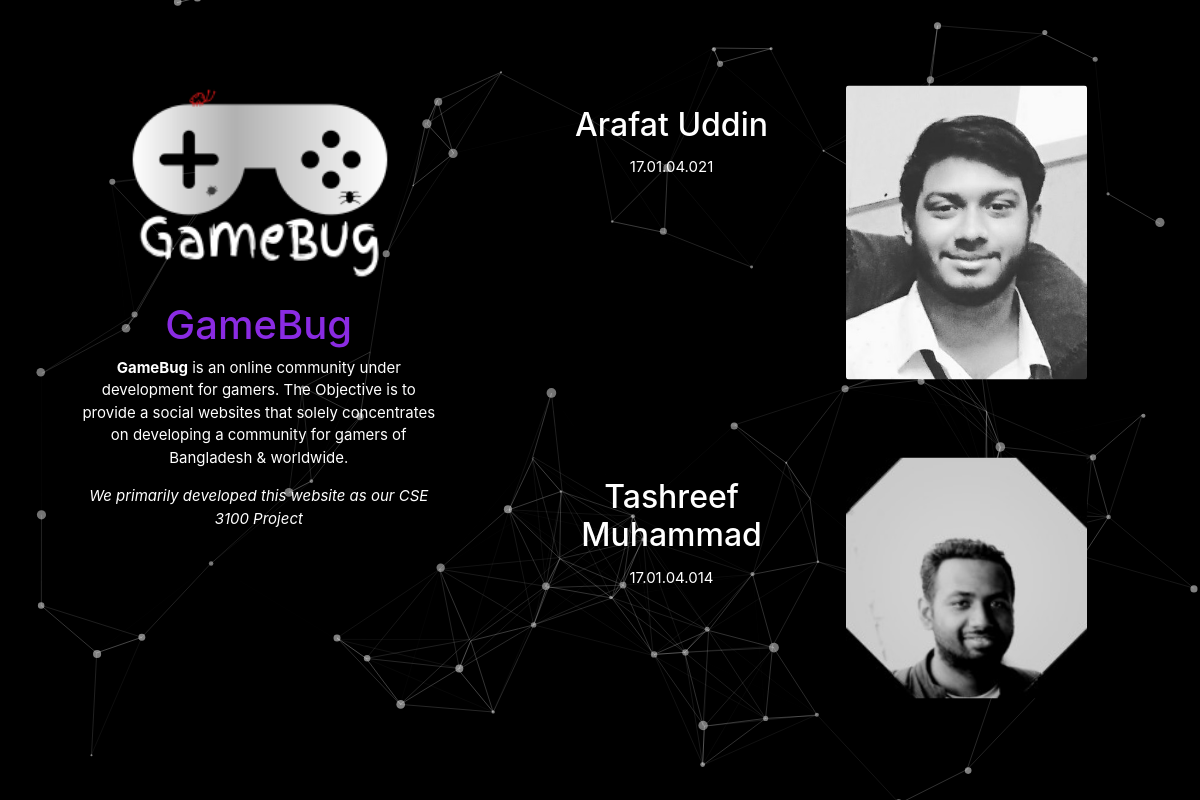
Page /AboutUs.php on the committed database.
### tables this page shows
CREATE TABLE `info` (
  `GBLogo` varchar(255) NOT NULL,
  `Des` text NOT NULL,
  `Name1` varchar(255) NOT NULL,
  `Id1` varchar(255) NOT NULL,
  `Img1` varchar(255) NOT NULL,
  `Name2` varchar(255) NOT NULL,
  `Id2` varchar(255) NOT NULL,
  `Img2` varchar(255) NOT NULL
);

### AboutUs.php (the view, shortened to what this page needs)
<?php
    $connect = mysqli_connect("localhost","root","","gamebugs");
	$que2='Select * from info';
    $res3=mysqli_query($connect,$que2);
    if($res3){
        $info=mysqli_fetch_assoc($res3);
    }
?>
<!DOCTYPE html>
<html lang="en">
<head>
    <link rel="stylesheet" href="css/bootstrap.min.css" />
    <link rel="stylesheet" href="css/main.css" />
    <link rel="stylesheet" media="screen" href="css/style.css">
</head>
<body id="particles-js">
    <div class="container">
        <div class="row">
            <div class="col-md-5">
                <div class="card mb-3" style="max-width: 100%;">
                    <div class="row no-gutters">
                        <div class="col-md-12">
                            <a href="homepage.php"><img src="<?php echo $info['GBLogo'] ?>" class="card-img" alt="..."></a>
                        </div>
                        <div class="col-md-12">
                            <div class="card-body">
                                <h5 style="color:blueviolet;font-weight-bold; font-size:40px">GameBug</h5>
                                <p class="card-text">
                                    <?php echo $info['Des'] ?>
                            </div>
                        </div>
                    </div>
                </div>
            </div>
            <div class="col-md-7">
                <div class="card mb-3" style="max-width: 100%;">
                    <div class="row no-gutters">
                        <div class="col-md-5">
                            <div class="card-body">
                                <h2 class="card-title"><?php echo $info['Name1'] ?></h2>
                                <p class="card-text"><?php echo $info['Id1'] ?></p>
                            </div>
                        </div>
                        <div class="col-md-7">
                            <img src="<?php echo $info['Img1'] ?>" class="card-img" alt="...">
                        </div>
                    </div>
                </div>
                <div class="card mb-3" style="max-width: 100%;">
                    <div class="row no-gutters">
                        <div class="col-md-5">
                            <div class="card-body">
                                <h2 class="card-title"><?php echo $info['Name2'] ?></h2>
                                <p class="card-text"><?php echo $info['Id2'] ?></p>
                            </div>
                        </div>
                        <div class="col-md-7">
                            <img src="<?php echo $info['Img2'] ?>" class="card-img" alt="...">
                        </div>
                    </div>
                </div>
            </div>
        </div>
    </div>
</body>
</html>

### css/style.css (style rules this page uses)
#particles-js { position: absolute; width: 100%; height: 100%; background: #000000; }
.container { align-content: center; height: auto; color: white; position: absolute; top: 50%; right: 50%; transform: translate(50%,-50%); padding: 0; margin: 0; }
.card { padding:30px; background: rgba(0,0,0,.1); }
.card-img { display: block; margin-left: auto; margin-right: auto ; max-height: 100%; max-width: 70%; }
.card-body { font-size: 15px; text-align: center; }

### rows in the picture
info: GBLogo (picture), Des "GameBug is an online community under development for gamers. The Objective is to provide a social websites that solely concentrates on developing a community for gamers of Bangladesh & worldwide. We primarily developed this website as our CSE 3100 Project", Name1 "Arafat Uddin", Id1 "17.01.04.021", Img1 (picture), Name2 "Tashreef Muhammad", Id2 "17.01.04.014", Img2 (picture)
